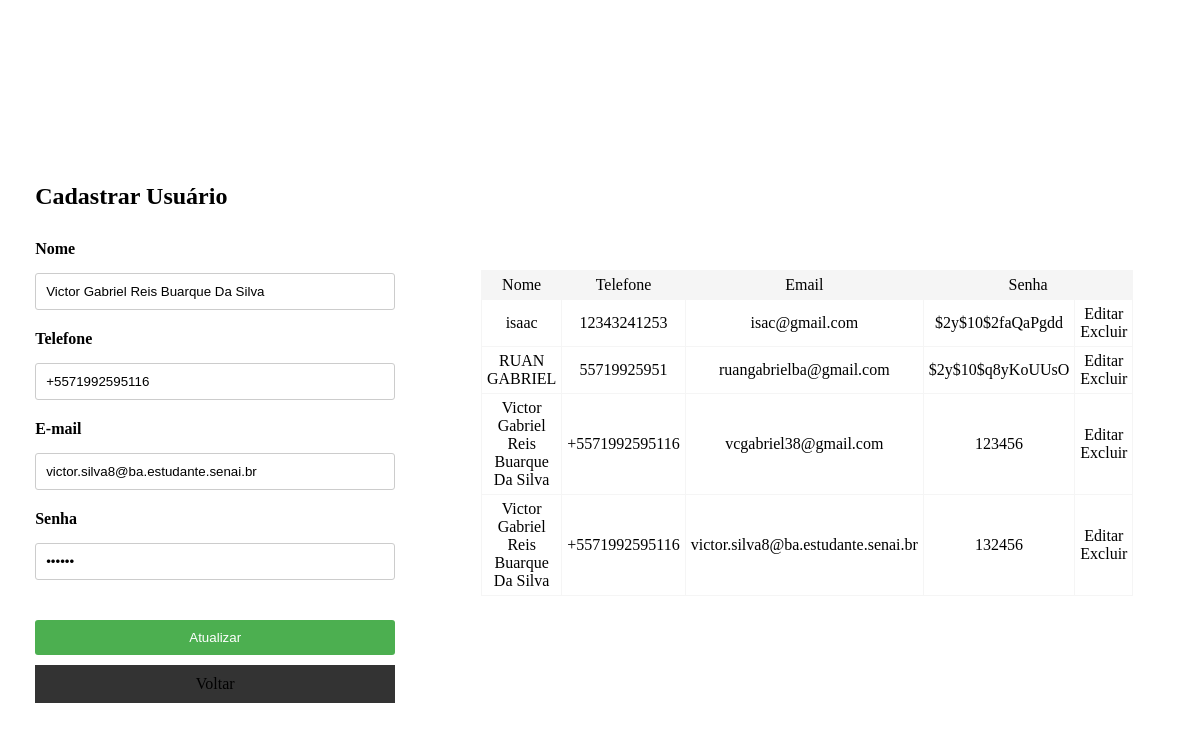
Page /Crud/cadastro.php?id_up=2 on the committed database.
### tables this page shows
CREATE TABLE `usuarios` (
  `id` int(11) NOT NULL,
  `nome` varchar(50) NOT NULL,
  `telefone` varchar(15) NOT NULL,
  `email` varchar(70) NOT NULL,
  `senha` varchar(16) NOT NULL
);

### Crud/cadastroPDO.php (called while the page is built, shortened)
<?php
class Pessoa {
    private $_pdo;
    public function __construct($dbname, $host, $user, $senha) {
        try {
            $this->_pdo = new PDO("mysql:dbname=".$dbname.";host=".$host, $user, $senha);
        } catch (PDOException $e) {
            echo "Error: Erro com banco de dados: " . $e->getMessage();
            exit();
        } catch (Exception $e) {
            echo "Error: Erro de conexão: " . $e->getMessage();
            exit();
        }
    }
    public function buscarDados() {
        $cmd = $this->_pdo->query("SELECT * FROM usuarios ORDER BY nome");
        $array = $cmd->fetchAll(PDO::FETCH_ASSOC);
        return $array;
    }
    public function buscarDadosPessoa($id){
        $cmd = $this->_pdo->prepare("SELECT * FROM usuarios WHERE id=:id");
        $cmd->bindValue(":id",$id);
        $cmd->execute();
        $array = $cmd->fetch(PDO::FETCH_ASSOC);
        return $array;
    }
    }
?>

### Crud/cadastro.php (the view, shortened to what this page needs)
<?php
    require_once 'cadastroPDO.php';
    $conn = new Pessoa("cadastro", "localhost", "root","");
?>
<!DOCTYPE html>
<html lang="en">
<head>
    <link rel="stylesheet" href="style.css">
</head>
<body>
<?php
    if(isset($_GET['id_up'])){
        $id_updt = addslashes($_GET['id_up']);
        $array = $conn->buscarDadosPessoa($id_updt);
    }
?>
    <section id="esquerda">
        <form id="form-box"action="" method="POST">
            <h2>Cadastrar Usuário</h2>
            <label for="nome">Nome</label>
            <input type="text" name="nome" id="nome" value="<?php if(isset($array)){echo $array['nome'];}?>">
            <label for="telefone">Telefone</label>
            <input type="text"name="telefone" id="telefone" value="<?php if(isset($array)){echo $array['telefone'];}?>">
            <label for="email">E-mail</label>
            <input type="email"name="email" id="email" value="<?php if(isset($array)){echo $array['email'];}?>">
            <label for="senha">Senha</label>
            <input type="password"name="senha" id="senha" value="<?php if(isset($array)){echo $array['senha'];}?>">
            <button type="submit" value="<?php if(isset($array)){echo "Atualizar";} else {echo"Cadastrar";}?>">
                <?php if(isset($array)){echo "Atualizar";} else {echo"Cadastrar";}?>
            </button>
            <a class="register-button" href="login.php"> Voltar</a>
        </form>
    </section>
    <section id="direita">
        <table id="form-box">
            <tr id="titulo">
                <td>Nome</td>
                <td>Telefone</td>
                <td>Email</td>
                <td colspan="2">Senha</td>
            </tr>
            <?php
            $dados = $conn->buscarDados();
            if(count($dados)>0)
            {
                for($i=0; $i<count($dados); $i++)
                {
                    echo "<tr>";
                    foreach($dados[$i] as $k => $v)
                    {
                        if($k!="id")
                        {
                            echo " <td>".$v."</td> ";
                        }
                    }
                    ?>
                    <td>
                        <a id="black" href="cadastro.php?id_up=<?php echo $dados[$i]['id']?>">Editar</a>
                        <a id="black" href="cadastro.php?id=<?php echo $dados[$i]['id']?>">Excluir</a>
                    </td>
                    <?php
                    echo "</tr>";
                }
        }
    ?>
    </section>
</body>
</html>

### Crud/style.css (style rules this page uses)
body { background-image: url('3202426.jpg'); background-size: cover; background-repeat: no-repeat; display: flex; justify-content: center; align-items: center; height: 100vh; }
form { display: grid; gap: 10px; }
label { font-weight: bold; }
input[type="text"], input[type="email"], textarea { width: 100%; padding: 10px; border: 1px solid #ccc; border-radius: 3px; box-sizing: border-box; }
button[type="submit"], button[type="reset"] { width: 100%; padding: 10px; border: none; background-color: #4CAF50; color: white; cursor: pointer; border-radius: 3px; box-sizing: border-box; }
button[type="submit"] { margin-top: 20px; }
#form-box { background-color: rgb(255, 255, 255); padding: 20px; border-radius: 5px; box-sizing: border-box; width: 400px; margin: 0 auto; margin-top: 50px; }
#form-box label { margin-bottom: 5px; }
#form-box input[type="text"], #form-box input[type="password"], #form-box input[type="email"] { padding: 10px; margin-bottom: 10px; border: 1px solid #ccc; border-radius: 3px; box-sizing: border-box; }
#form-box button[type="submit"], #form-box button[type="reset"] { padding: 10px; border: none; background-color: #4CAF50; color: white; cursor: pointer; border-radius: 3px; box-sizing: border-box; }
#esquerda { width: 35%; float:left; }
#direita { width: 65%; float: right; }
table { width: 100%; border-collapse: collapse; }
#titulo { background-color: #f5f5f5; }
table, th, td { border: 1px solid #f5f5f5; padding: 5px; text-align: center; }
a { text-decoration: none; color: black !important; }
.register-button { background-color: #333; color: #f5f5f5; border: none; padding: 10px 20px; font-size: 16px; cursor: pointer; text-align: center; }
#black { color:#000; }

### rows in the picture
usuarios: nome "Victor Gabriel Reis Buarque Da Silva", telefone "+5571992595116", email "victor.silva8@ba.estudante.senai.br", senha "132456"
usuarios: nome "isaac", telefone "12343241253", email "isac@gmail.com", senha "$2y$10$2faQaPgdd"
usuarios: nome "RUAN GABRIEL", telefone "55719925951", email "ruangabrielba@gmail.com", senha "$2y$10$q8yKoUUsO"
usuarios: nome "Victor Gabriel Reis Buarque Da Silva", telefone "+5571992595116", email "vcgabriel38@gmail.com", senha "123456"
